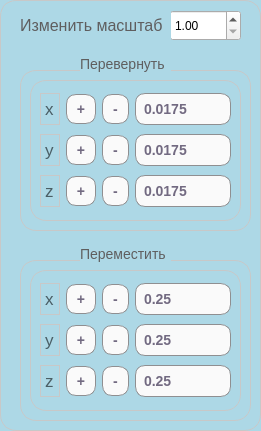
   <widget class="QFrame" name="frame_3">
    <property name="geometry">
     <rect>
      <x>840</x>
      <y>20</y>
      <width>261</width>
      <height>431</height>
     </rect>
    </property>
    <property name="styleSheet">
     <string notr="true">QFrame {
    background-color: rgb(173, 216, 230); 
    border: 1px solid rgb(200, 200, 200); 
    border-radius: 16px;
}</string>
    </property>
    <property name="frameShape">
     <enum>QFrame::Shape::StyledPanel</enum>
    </property>
    <property name="frameShadow">
     <enum>QFrame::Shadow::Raised</enum>
    </property>
    <widget class="QDoubleSpinBox" name="doubleSpinBox_scal">
     <property name="geometry">
      <rect>
       <x>170</x>
       <y>10</y>
       <width>71</width>
       <height>31</height>
      </rect>
     </property>
     <property name="styleSheet">
      <string notr="true">QDoubleSpinBox {
    color: black ; 
}</string>
     </property>
     <property name="minimum">
      <double>1.000000000000000</double>
     </property>
     <property name="maximum">
      <double>40.000000000000000</double>
     </property>
     <property name="singleStep">
      <double>1.000000000000000</double>
     </property>
     <property name="value">
      <double>1.000000000000000</double>
     </property>
    </widget>
    <widget class="QLabel" name="label_7">
     <property name="geometry">
      <rect>
       <x>20</x>
       <y>10</y>
       <width>151</width>
       <height>31</height>
      </rect>
     </property>
     <property name="styleSheet">
      <string notr="true">QLabel {
    color: rgb(95, 94, 95); 
    font-size: 16px; /* Размер шрифта */
    text-align: center; /* Выравнивание текста по центру */
    border:none;
}
</string>
     </property>
     <property name="text">
      <string>Изменить масштаб</string>
     </property>
    </widget>
    <widget class="QFrame" name="frame_6">
     <property name="geometry">
      <rect>
       <x>20</x>
       <y>70</y>
       <width>231</width>
       <height>161</height>
      </rect>
     </property>
     <property name="styleSheet">
      <string notr="true">QFrame {
    background-color: rgb(173, 216, 230); 
    border: 1px solid rgb(200, 200, 200); 
}</string>
     </property>
     <property name="frameShape">
      <enum>QFrame::Shape::StyledPanel</enum>
     </property>
     <property name="frameShadow">
      <enum>QFrame::Shadow::Raised</enum>
     </property>
     <widget class="QFrame" name="gridFrame_8">
      <property name="geometry">
       <rect>
        <x>10</x>
        <y>10</y>
        <width>211</width>
        <height>141</height>
       </rect>
      </property>
      <property name="styleSheet">
       <string notr="true">QFrame {
    background-color: rgb(173, 216, 230); 
    border: 1px solid rgb(200, 200, 200); 
}</string>
      </property>
      <layout class="QGridLayout" name="gridLayout_10">
       <item row="3" column="0">
        <widget class="QLabel" name="label_34">
         <property name="styleSheet">
          <string notr="true">QLabel {
	color: rgb(74,94,101);
    font-size: 17px;  Размер шрифта 
    text-align: center; 
}</string>
         </property>
         <property name="text">
          <string>z</string>
         </property>
        </widget>
       </item>
       <item row="2" column="3" colspan="2">
        <widget class="QLineEdit" name="lineEdit_Yrotat">
         <property name="styleSheet">
          <string notr="true">QLineEdit  {
     padding: 6px;
color: rgb(0, 0, 0);
 }

QLineEdit {
    background-color: rgb(250, 250, 250);
    border-radius: 10px;
    border: 0.5px solid #8f8f91;
    font: bold 14px;
    padding: 6px;
    color: rgb(114, 106, 129);
}</string>
         </property>
         <property name="text">
          <string>0.0175</string>
         </property>
        </widget>
       </item>
       <item row="3" column="3" colspan="2">
        <widget class="QLineEdit" name="lineEdit_Zrotat">
         <property name="styleSheet">
          <string notr="true">QLineEdit  {
     padding: 6px;
color: rgb(0, 0, 0);
 }

QLineEdit {
    background-color: rgb(250, 250, 250);
    border-radius: 10px;
    border: 0.5px solid #8f8f91;
    font: bold 14px;
    padding: 6px;
    color: rgb(114, 106, 129);
}</string>
         </property>
         <property name="text">
          <string>0.0175</string>
         </property>
        </widget>
       </item>
       <item row="0" column="1" alignment="Qt::AlignmentFlag::AlignHCenter">
        <widget class="QPushButton" name="pushButton_xProtat">
         <property name="enabled">
          <bool>true</bool>
         </property>
         <property name="styleSheet">
          <string notr="true">QPushButton {
    background-color: rgb(250, 250, 250);
    border-radius: 10px;
    border: 0.5px solid #8f8f91;
    font: bold 14px;
    padding: 6px;
    color: rgb(114, 106, 129);
}

 QPushButton:pressed {
     background-color: rgba(170,174,184);
 }</string>
         </property>
         <property name="text">
          <string> + </string>
         </property>
        </widget>
       </item>
       <item row="0" column="2">
        <widget class="QPushButton" name="pushButton_xMrotat">
         <property name="styleSheet">
          <string notr="true">QPushButton {
    background-color: rgb(250, 250, 250);
    border-radius: 10px;
    border: 0.5px solid #8f8f91;
    font: bold 14px;
    padding: 6px;
    color: rgb(114, 106, 129);
}

 QPushButton:pressed {
     background-color: rgba(170,174,184);
 }</string>
         </property>
         <property name="text">
          <string> - </string>
         </property>
        </widget>
       </item>
       <item row="3" column="2">
        <widget class="QPushButton" name="pushButton_zMrotat">
         <property name="styleSheet">
          <string notr="true">QPushButton {
    background-color: rgb(250, 250, 250);
    border-radius: 10px;
    border: 0.5px solid #8f8f91;
    font: bold 14px;
    padding: 6px;
    color: rgb(114, 106, 129);
}

 QPushButton:pressed {
     background-color: rgba(170,174,184);
 }</string>
         </property>
         <property name="text">
          <string>-</string>
         </property>
        </widget>
       </item>
       <item row="0" column="3" colspan="2" alignment="Qt::AlignmentFlag::AlignHCenter">
        <widget class="QLineEdit" name="lineEdit_Xrotat">
         <property name="styleSheet">
          <string notr="true">QLineEdit  {
     padding: 6px;
color: rgb(0, 0, 0);
 }

QLineEdit {
    background-color: rgb(250, 250, 250);
    border-radius: 10px;
    border: 0.5px solid #8f8f91;
    font: bold 14px;
    padding: 6px;
    color: rgb(114, 106, 129);
}</string>
         </property>
         <property name="text">
          <string>0.0175</string>
         </property>
        </widget>
       </item>
       <item row="3" column="1">
        <widget class="QPushButton" name="pushButton_zProtat">
         <property name="styleSheet">
          <string notr="true">QPushButton {
    background-color: rgb(250, 250, 250);
    border-radius: 10px;
    border: 0.5px solid #8f8f91;
    font: bold 14px;
    padding: 6px;
    color: rgb(114, 106, 129);
}

 QPushButton:pressed {
     background-color: rgba(170,174,184);
 }</string>
         </property>
         <property name="text">
          <string>+</string>
         </property>
        </widget>
       </item>
       <item row="2" column="0">
        <widget class="QLabel" name="label_33">
         <property name="styleSheet">
          <string notr="true">QLabel {
    /*color: rgb(95, 94, 95); */
	color: rgb(74,94,101);
    font-size: 17px;  Размер шрифта 
    text-align: center; 
}</string>
         </property>
         <property name="text">
          <string>y</string>
         </property>
        </widget>
       </item>
       <item row="2" column="2">
        <widget class="QPushButton" name="pushButton_yMrotat">
         <property name="styleSheet">
          <string notr="true">QPushButton {
    background-color: rgb(250, 250, 250);
    border-radius: 10px;
    border: 0.5px solid #8f8f91;
    font: bold 14px;
    padding: 6px;
    color: rgb(114, 106, 129);
}

 QPushButton:pressed {
     background-color: rgba(170,174,184);
 }</string>
         </property>
         <property name="text">
          <string>-</string>
         </property>
        </widget>
       </item>
       <item row="2" column="1">
        <widget class="QPushButton" name="pushButton_yProtat">
         <property name="styleSheet">
          <string notr="true">QPushButton {
    background-color: rgb(250, 250, 250);
    border-radius: 10px;
    border: 0.5px solid #8f8f91;
    font: bold 14px;
    padding: 6px;
    color: rgb(114, 106, 129);
}

 QPushButton:pressed {
     background-color: rgba(170,174,184);
 }</string>
         </property>
         <property name="text">
          <string>+</string>
         </property>
        </widget>
       </item>
       <item row="0" column="0">
        <widget class="QLabel" name="label_32">
         <property name="styleSheet">
          <string notr="true">QLabel {
    /*color: rgb(95, 94, 95); */
	color: rgb(74,94,101);
    font-size: 17px;  Размер шрифта 
    text-align: center; 
}
</string>
         </property>
         <property name="text">
          <string>x</string>
         </property>
        </widget>
       </item>
      </layout>
     </widget>
    </widget>
    <widget class="QLabel" name="label_44">
     <property name="geometry">
      <rect>
       <x>80</x>
       <y>50</y>
       <width>91</width>
       <height>27</height>
      </rect>
     </property>
     <property name="styleSheet">
      <string notr="true">QLabel {
    color: rgb(95, 94, 95);
    font-size: 14px; /* Размер шрифта */
    text-align: center; /* Выравнивание текста по центру */
    border:none;
}
</string>
     </property>
     <property name="text">
      <string>Перевернуть</string>
     </property>
    </widget>
    <widget class="QFrame" name="frame_7">
     <property name="geometry">
      <rect>
       <x>20</x>
       <y>260</y>
       <width>231</width>
       <height>161</height>
      </rect>
     </property>
     <property name="styleSheet">
      <string notr="true">QFrame {
    background-color: rgb(173, 216, 230); 
    border: 1px solid rgb(200, 200, 200); 
}</string>
     </property>
     <property name="frameShape">
      <enum>QFrame::Shape::StyledPanel</enum>
     </property>
     <property name="frameShadow">
      <enum>QFrame::Shadow::Raised</enum>
     </property>
     <widget class="QFrame" name="gridFrame_9">
      <property name="geometry">
       <rect>
        <x>10</x>
        <y>10</y>
        <width>211</width>
        <height>141</height>
       </rect>
      </property>
      <property name="styleSheet">
       <string notr="true">QFrame {
    background-color: rgb(173, 216, 230); 
    border: 1px solid rgb(200, 200, 200); 
}</string>
      </property>
      <layout class="QGridLayout" name="gridLayout_11">
       <item row="0" column="3" colspan="2" alignment="Qt::AlignmentFlag::AlignHCenter">
        <widget class="QLineEdit" name="lineEdit_xMove">
         <property name="styleSheet">
          <string notr="true">QLineEdit  {
     padding: 6px;
color: rgb(0, 0, 0);
 }

QLineEdit {
    background-color: rgb(250, 250, 250);
    border-radius: 10px;
    border: 0.5px solid #8f8f91;
    font: bold 14px;
    padding: 6px;
    color: rgb(114, 106, 129);
}</string>
         </property>
         <property name="text">
          <string>0.25</string>
         </property>
        </widget>
       </item>
       <item row="3" column="3" colspan="2">
        <widget class="QLineEdit" name="lineEdit_zMove">
         <property name="styleSheet">
          <string notr="true">QLineEdit  {
     padding: 6px;
color: rgb(0, 0, 0);
 }

QLineEdit {
    background-color: rgb(250, 250, 250);
    border-radius: 10px;
    border: 0.5px solid #8f8f91;
    font: bold 14px;
    padding: 6px;
    color: rgb(114, 106, 129);
}</string>
         </property>
         <property name="text">
          <string>0.25</string>
         </property>
        </widget>
       </item>
       <item row="3" column="0">
        <widget class="QLabel" name="label_35">
         <property name="styleSheet">
          <string notr="true">QLabel {
	color: rgb(74,94,101);
    font-size: 17px;  Размер шрифта 
    text-align: center; 
}</string>
         </property>
         <property name="text">
          <string>z</string>
         </property>
        </widget>
       </item>
       <item row="3" column="2">
        <widget class="QPushButton" name="pushButton_zMmove">
         <property name="styleSheet">
          <string notr="true">QPushButton {
    background-color: rgb(250, 250, 250);
    border-radius: 10px;
    border: 0.5px solid #8f8f91;
    font: bold 14px;
    padding: 6px;
    color: rgb(114, 106, 129);
}

 QPushButton:pressed {
     background-color: rgba(170,174,184);
 }</string>
         </property>
         <property name="text">
          <string>-</string>
         </property>
        </widget>
       </item>
       <item row="3" column="1">
        <widget class="QPushButton" name="pushButton_zPmove">
         <property name="styleSheet">
          <string notr="true">QPushButton {
    background-color: rgb(250, 250, 250);
    border-radius: 10px;
    border: 0.5px solid #8f8f91;
    font: bold 14px;
    padding: 6px;
    color: rgb(114, 106, 129);
}

 QPushButton:pressed {
     background-color: rgba(170,174,184);
 }</string>
         </property>
         <property name="text">
          <string>+</string>
         </property>
        </widget>
       </item>
       <item row="0" column="2">
        <widget class="QPushButton" name="pushButton_xMmove">
         <property name="styleSheet">
          <string notr="true">QPushButton {
    background-color: rgb(250, 250, 250);
    border-radius: 10px;
    border: 0.5px solid #8f8f91;
    font: bold 14px;
    padding: 6px;
    color: rgb(114, 106, 129);
}

 QPushButton:pressed {
     background-color: rgba(170,174,184);
 }</string>
         </property>
         <property name="text">
          <string> - </string>
         </property>
        </widget>
       </item>
       <item row="0" column="1" alignment="Qt::AlignmentFlag::AlignHCenter">
        <widget class="QPushButton" name="pushButton_xPmove">
         <property name="enabled">
          <bool>true</bool>
         </property>
         <property name="styleSheet">
          <string notr="true">QPushButton {
    background-color: rgb(250, 250, 250);
    border-radius: 10px;
    border: 0.5px solid #8f8f91;
    font: bold 14px;
    padding: 6px;
    color: rgb(114, 106, 129);
}

 QPushButton:pressed {
     background-color: rgba(170,174,184);
 }</string>
         </property>
         <property name="text">
          <string> + </string>
         </property>
        </widget>
       </item>
       <item row="2" column="3" colspan="2">
        <widget class="QLineEdit" name="lineEdit_yMove">
         <property name="styleSheet">
          <string notr="true">QLineEdit  {
     padding: 6px;
color: rgb(0, 0, 0);
 }

QLineEdit {
    background-color: rgb(250, 250, 250);
    border-radius: 10px;
    border: 0.5px solid #8f8f91;
    font: bold 14px;
    padding: 6px;
    color: rgb(114, 106, 129);
}</string>
         </property>
         <property name="text">
          <string>0.25</string>
         </property>
        </widget>
       </item>
       <item row="2" column="1">
        <widget class="QPushButton" name="pushButton_yPmove">
         <property name="styleSheet">
          <string notr="true">QPushButton {
    background-color: rgb(250, 250, 250);
    border-radius: 10px;
    border: 0.5px solid #8f8f91;
    font: bold 14px;
    padding: 6px;
    color: rgb(114, 106, 129);
}

 QPushButton:pressed {
     background-color: rgba(170,174,184);
 }</string>
         </property>
         <property name="text">
          <string>+</string>
         </property>
        </widget>
       </item>
       <item row="0" column="0">
        <widget class="QLabel" name="label_36">
         <property name="styleSheet">
          <string notr="true">QLabel {
	color: rgb(74,94,101);
    font-size: 17px;  Размер шрифта 
    text-align: center; 
}</string>
         </property>
         <property name="text">
          <string>x</string>
         </property>
        </widget>
       </item>
       <item row="2" column="0">
        <widget class="QLabel" name="label_37">
         <property name="styleSheet">
          <string notr="true">QLabel {
	color: rgb(74,94,101);
    font-size: 17px;  Размер шрифта 
    text-align: center; 
}
</string>
         </property>
         <property name="text">
          <string>y</string>
         </property>
        </widget>
       </item>
       <item row="2" column="2">
        <widget class="QPushButton" name="pushButton_yMmove">
         <property name="styleSheet">
          <string notr="true">QPushButton {
    background-color: rgb(250, 250, 250);
    border-radius: 10px;
    border: 0.5px solid #8f8f91;
    font: bold 14px;
    padding: 6px;
    color: rgb(114, 106, 129);
}

 QPushButton:pressed {
     background-color: rgba(170,174,184);
 }</string>
         </property>
         <property name="text">
          <string>-</string>
         </property>
        </widget>
       </item>
      </layout>
     </widget>
    </widget>
    <widget class="QLabel" name="label_45">
     <property name="geometry">
      <rect>
       <x>80</x>
       <y>240</y>
       <width>91</width>
       <height>27</height>
      </rect>
     </property>
     <property name="styleSheet">
      <string notr="true">QLabel {
    color: rgb(95, 94, 95); /* Сиреневый цвет текста */
    font-size: 14px; /* Размер шрифта */
    text-align: center; /* Выравнивание текста по центру */
    border:none;
}
</string>
     </property>
     <property name="text">
      <string>Переместить</string>
     </property>
    </widget>
   </widget>
